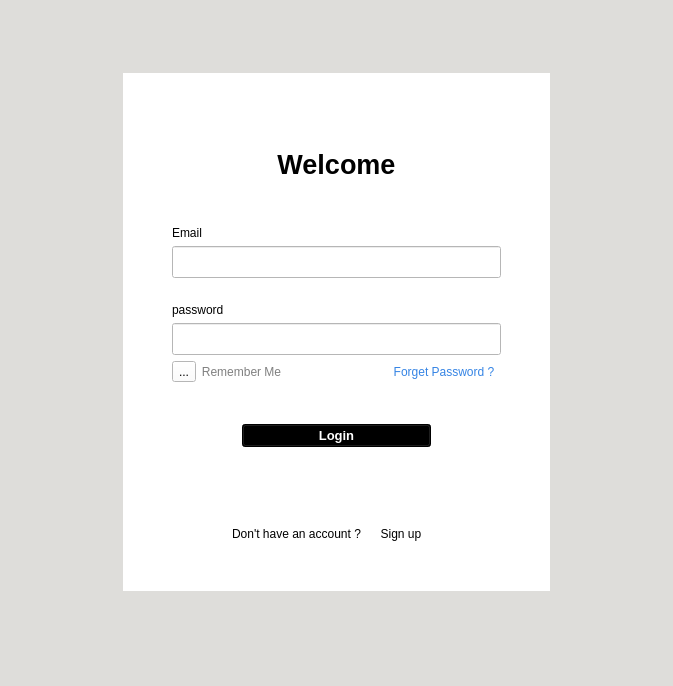
<?xml version="1.0" encoding="UTF-8"?>
<ui version="4.0">
 <class>MainWindow</class>
 <widget class="QMainWindow" name="MainWindow">
  <property name="geometry">
   <rect>
    <x>0</x>
    <y>0</y>
    <width>673</width>
    <height>686</height>
   </rect>
  </property>
  <property name="windowTitle">
   <string>MainWindow</string>
  </property>
  <property name="styleSheet">
   <string notr="true">background-color: rgb(222, 221, 218);
color: rgb(0, 0, 0);</string>
  </property>
  <widget class="QWidget" name="centralwidget">
   <layout class="QGridLayout" name="gridLayout_2">
    <item row="1" column="1">
     <widget class="QWidget" name="widget" native="true">
      <property name="minimumSize">
       <size>
        <width>240</width>
        <height>300</height>
       </size>
      </property>
      <property name="styleSheet">
       <string notr="true">color: rgb(0, 0, 0);
background-color: rgb(255, 255, 255);
border-bottom-color: qlineargradient(spread:pad, x1:0, y1:0, x2:0, y2:1, stop:0 rgba(0, 0, 0, 255), stop:0.33 rgba(0, 0, 0, 255), stop:0.34 rgba(255, 30, 30, 255), stop:0.66 rgba(255, 0, 0, 255), stop:0.67 rgba(255, 255, 0, 255), stop:1 rgba(255, 255, 0, 255));
</string>
      </property>
      <layout class="QGridLayout" name="gridLayout">
       <item row="1" column="1" rowspan="2">
        <layout class="QVBoxLayout" name="verticalLayout_7">
         <item>
          <layout class="QVBoxLayout" name="verticalLayout_5">
           <property name="bottomMargin">
            <number>35</number>
           </property>
           <item>
            <layout class="QVBoxLayout" name="verticalLayout_4">
             <property name="topMargin">
              <number>30</number>
             </property>
             <property name="bottomMargin">
              <number>0</number>
             </property>
             <item>
              <widget class="QLabel" name="label">
               <property name="font">
                <font>
                 <pointsize>20</pointsize>
                 <bold>true</bold>
                </font>
               </property>
               <property name="text">
                <string>Welcome</string>
               </property>
               <property name="alignment">
                <set>Qt::AlignmentFlag::AlignCenter</set>
               </property>
              </widget>
             </item>
             <item>
              <layout class="QVBoxLayout" name="verticalLayout_3">
               <property name="spacing">
                <number>25</number>
               </property>
               <property name="topMargin">
                <number>40</number>
               </property>
               <property name="bottomMargin">
                <number>0</number>
               </property>
               <item>
                <layout class="QVBoxLayout" name="verticalLayout">
                 <property name="spacing">
                  <number>6</number>
                 </property>
                 <item>
                  <widget class="QLabel" name="label_2">
                   <property name="text">
                    <string>Email</string>
                   </property>
                  </widget>
                 </item>
                 <item>
                  <widget class="QLineEdit" name="email_field">
                   <property name="minimumSize">
                    <size>
                     <width>205</width>
                     <height>0</height>
                    </size>
                   </property>
                   <property name="font">
                    <font>
                     <pointsize>15</pointsize>
                    </font>
                   </property>
                  </widget>
                 </item>
                </layout>
               </item>
               <item>
                <layout class="QVBoxLayout" name="verticalLayout_2">
                 <property name="spacing">
                  <number>6</number>
                 </property>
                 <item>
                  <widget class="QLabel" name="label_3">
                   <property name="text">
                    <string>password</string>
                   </property>
                  </widget>
                 </item>
                 <item>
                  <widget class="QLineEdit" name="password_field">
                   <property name="font">
                    <font>
                     <pointsize>15</pointsize>
                    </font>
                   </property>
                   <property name="echoMode">
                    <enum>QLineEdit::EchoMode::Password</enum>
                   </property>
                  </widget>
                 </item>
                </layout>
               </item>
              </layout>
             </item>
            </layout>
           </item>
           <item>
            <layout class="QHBoxLayout" name="horizontalLayout">
             <property name="spacing">
              <number>100</number>
             </property>
             <item>
              <layout class="QHBoxLayout" name="horizontalLayout_2">
               <property name="spacing">
                <number>0</number>
               </property>
               <item>
                <widget class="QToolButton" name="toolButton">
                 <property name="text">
                  <string>...</string>
                 </property>
                </widget>
               </item>
               <item>
                <widget class="QPushButton" name="pushButton_3">
                 <property name="enabled">
                  <bool>false</bool>
                 </property>
                 <property name="styleSheet">
                  <string notr="true">
color: grey;

</string>
                 </property>
                 <property name="text">
                  <string>Remember Me</string>
                 </property>
                 <property name="flat">
                  <bool>true</bool>
                 </property>
                </widget>
               </item>
              </layout>
             </item>
             <item>
              <widget class="QPushButton" name="forget_password_button">
               <property name="styleSheet">
                <string notr="true">color: rgb(53, 132, 228);</string>
               </property>
               <property name="text">
                <string>Forget Password ?</string>
               </property>
               <property name="flat">
                <bool>true</bool>
               </property>
              </widget>
             </item>
            </layout>
           </item>
          </layout>
         </item>
         <item>
          <layout class="QVBoxLayout" name="verticalLayout_6">
           <item>
            <layout class="QHBoxLayout" name="horizontalLayout_4">
             <property name="spacing">
              <number>0</number>
             </property>
             <item>
              <spacer name="horizontalSpacer_5">
               <property name="orientation">
                <enum>Qt::Orientation::Horizontal</enum>
               </property>
               <property name="sizeType">
                <enum>QSizePolicy::Policy::Fixed</enum>
               </property>
               <property name="sizeHint" stdset="0">
                <size>
                 <width>70</width>
                 <height>20</height>
                </size>
               </property>
              </spacer>
             </item>
             <item>
              <widget class="QPushButton" name="login_button">
               <property name="sizePolicy">
                <sizepolicy hsizetype="Minimum" vsizetype="Fixed">
                 <horstretch>0</horstretch>
                 <verstretch>0</verstretch>
                </sizepolicy>
               </property>
               <property name="baseSize">
                <size>
                 <width>0</width>
                 <height>0</height>
                </size>
               </property>
               <property name="font">
                <font>
                 <pointsize>10</pointsize>
                 <bold>true</bold>
                </font>
               </property>
               <property name="styleSheet">
                <string notr="true">background-color: rgb(0, 0, 0);
color: rgb(255, 255, 255);</string>
               </property>
               <property name="text">
                <string>Login</string>
               </property>
               <property name="iconSize">
                <size>
                 <width>16</width>
                 <height>16</height>
                </size>
               </property>
               <property name="flat">
                <bool>false</bool>
               </property>
              </widget>
             </item>
             <item>
              <spacer name="horizontalSpacer_6">
               <property name="orientation">
                <enum>Qt::Orientation::Horizontal</enum>
               </property>
               <property name="sizeType">
                <enum>QSizePolicy::Policy::Fixed</enum>
               </property>
               <property name="sizeHint" stdset="0">
                <size>
                 <width>70</width>
                 <height>20</height>
                </size>
               </property>
              </spacer>
             </item>
            </layout>
           </item>
           <item>
            <layout class="QHBoxLayout" name="horizontalLayout_3" stretch="0,0">
             <property name="spacing">
              <number>0</number>
             </property>
             <property name="sizeConstraint">
              <enum>QLayout::SizeConstraint::SetDefaultConstraint</enum>
             </property>
             <property name="leftMargin">
              <number>60</number>
             </property>
             <property name="topMargin">
              <number>70</number>
             </property>
             <property name="rightMargin">
              <number>60</number>
             </property>
             <item>
              <widget class="QLabel" name="label_4">
               <property name="sizePolicy">
                <sizepolicy hsizetype="Preferred" vsizetype="Preferred">
                 <horstretch>0</horstretch>
                 <verstretch>0</verstretch>
                </sizepolicy>
               </property>
               <property name="text">
                <string>Don't have an account ?</string>
               </property>
              </widget>
             </item>
             <item>
              <widget class="QPushButton" name="create_account_button">
               <property name="enabled">
                <bool>true</bool>
               </property>
               <property name="sizePolicy">
                <sizepolicy hsizetype="Minimum" vsizetype="Fixed">
                 <horstretch>0</horstretch>
                 <verstretch>0</verstretch>
                </sizepolicy>
               </property>
               <property name="font">
                <font>
                 <underline>false</underline>
                 <strikeout>false</strikeout>
                 <stylestrategy>PreferDefault</stylestrategy>
                 <fontweight>DemiBold</fontweight>
                </font>
               </property>
               <property name="cursor">
                <cursorShape>PointingHandCursor</cursorShape>
               </property>
               <property name="acceptDrops">
                <bool>false</bool>
               </property>
               <property name="text">
                <string>Sign up</string>
               </property>
               <property name="autoDefault">
                <bool>false</bool>
               </property>
               <property name="default">
                <bool>false</bool>
               </property>
               <property name="flat">
                <bool>true</bool>
               </property>
              </widget>
             </item>
            </layout>
           </item>
          </layout>
         </item>
        </layout>
       </item>
       <item row="3" column="1">
        <spacer name="verticalSpacer_2">
         <property name="orientation">
          <enum>Qt::Orientation::Vertical</enum>
         </property>
         <property name="sizeHint" stdset="0">
          <size>
           <width>20</width>
           <height>37</height>
          </size>
         </property>
        </spacer>
       </item>
       <item row="2" column="2">
        <spacer name="horizontalSpacer_2">
         <property name="orientation">
          <enum>Qt::Orientation::Horizontal</enum>
         </property>
         <property name="sizeHint" stdset="0">
          <size>
           <width>40</width>
           <height>20</height>
          </size>
         </property>
        </spacer>
       </item>
       <item row="0" column="1">
        <spacer name="verticalSpacer">
         <property name="orientation">
          <enum>Qt::Orientation::Vertical</enum>
         </property>
         <property name="sizeHint" stdset="0">
          <size>
           <width>20</width>
           <height>37</height>
          </size>
         </property>
        </spacer>
       </item>
       <item row="1" column="0">
        <spacer name="horizontalSpacer">
         <property name="orientation">
          <enum>Qt::Orientation::Horizontal</enum>
         </property>
         <property name="sizeHint" stdset="0">
          <size>
           <width>40</width>
           <height>20</height>
          </size>
         </property>
        </spacer>
       </item>
      </layout>
     </widget>
    </item>
    <item row="1" column="0">
     <spacer name="horizontalSpacer_3">
      <property name="orientation">
       <enum>Qt::Orientation::Horizontal</enum>
      </property>
      <property name="sizeHint" stdset="0">
       <size>
        <width>80</width>
        <height>20</height>
       </size>
      </property>
     </spacer>
    </item>
    <item row="1" column="2">
     <spacer name="horizontalSpacer_4">
      <property name="orientation">
       <enum>Qt::Orientation::Horizontal</enum>
      </property>
      <property name="sizeHint" stdset="0">
       <size>
        <width>80</width>
        <height>20</height>
       </size>
      </property>
     </spacer>
    </item>
    <item row="2" column="1">
     <spacer name="verticalSpacer_4">
      <property name="orientation">
       <enum>Qt::Orientation::Vertical</enum>
      </property>
      <property name="sizeHint" stdset="0">
       <size>
        <width>20</width>
        <height>34</height>
       </size>
      </property>
     </spacer>
    </item>
    <item row="0" column="1">
     <spacer name="verticalSpacer_3">
      <property name="orientation">
       <enum>Qt::Orientation::Vertical</enum>
      </property>
      <property name="sizeHint" stdset="0">
       <size>
        <width>20</width>
        <height>34</height>
       </size>
      </property>
     </spacer>
    </item>
   </layout>
  </widget>
  <widget class="QStatusBar" name="statusbar"/>
 </widget>
 <resources/>
 <connections/>
</ui>
